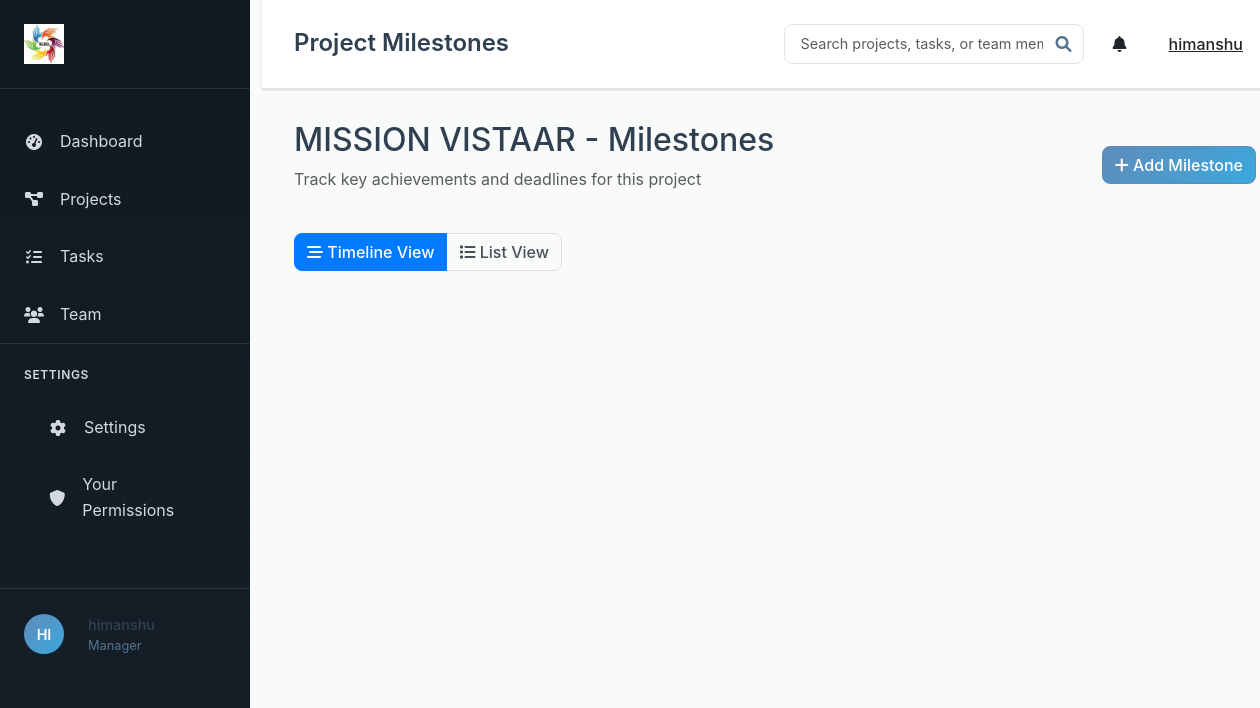
The page /projects/1/milestones (signed in) on the database its author committed.
### models.py (models this page shows, shortened)
class User(UserMixin, db.Model):
    id = db.Column(db.Integer, primary_key=True)
    username = db.Column(db.String(80), unique=True, nullable=False)
    email = db.Column(db.String(120), unique=True, nullable=False)
    password_hash = db.Column(db.String(256), nullable=False)
    role = db.Column(db.String(20), nullable=False, default='User')  # Admin, Manager, User
    created_at = db.Column(db.DateTime, default=lambda: datetime.now(timezone.utc))
    manager_id = db.Column(db.Integer, db.ForeignKey('user.id'), nullable=True)
    skills = db.Column(db.Text)  # JSON string of skills array
    managed_users = db.relationship('User', backref=db.backref('manager', remote_side=[id]), lazy='dynamic')
    projects_created = db.relationship('Project', foreign_keys='Project.created_by_id', backref='creator', lazy='dynamic')
    projects_assigned = db.relationship('Project', secondary='project_assignments', back_populates='assigned_users', lazy='dynamic')
    tasks_created = db.relationship('Task', foreign_keys='Task.created_by_id', backref='creator', lazy='dynamic')
    tasks_assigned = db.relationship('Task', foreign_keys='Task.assigned_to_id', backref='assigned_user', lazy='dynamic')
    comments = db.relationship('Comment', backref='author', lazy='dynamic')
    permissions = db.relationship('UserPermission', backref='user', lazy='dynamic', cascade='all, delete-orphan')
    def get_accessible_projects(self):
        if self.role == 'Admin':
            return Project.query.all()
        elif self.role == 'Manager':
            created = Project.query.filter_by(created_by_id=self.id).all()
            assigned = self.projects_assigned.all()
            return list(set(created + assigned))
        else:
            return self.projects_assigned.all()

class Project(db.Model):
    id = db.Column(db.Integer, primary_key=True)
    title = db.Column(db.String(200), nullable=False)
    description = db.Column(db.Text)
    status = db.Column(db.String(20), default='In Progress')  # Just Started, In Progress, Completed
    progress = db.Column(db.Integer, default=0)  # 0-100%
    deadline = db.Column(db.Date)
    created_at = db.Column(db.DateTime, default=lambda: datetime.now(timezone.utc))
    updated_at = db.Column(db.DateTime, default=lambda: datetime.now(timezone.utc), onupdate=lambda: datetime.now(timezone.utc))
    created_by_id = db.Column(db.Integer, db.ForeignKey('user.id'), nullable=False)
    tasks = db.relationship('Task', backref='project', lazy='dynamic', cascade='all, delete-orphan')
    comments = db.relationship('Comment', backref='project', lazy='dynamic', cascade='all, delete-orphan')
    documents = db.relationship('Document', backref='project', lazy='dynamic', cascade='all, delete-orphan')
    assigned_users = db.relationship('User', secondary='project_assignments', back_populates='projects_assigned')

### routes.py (the view)
@app.route('/projects/<int:project_id>/milestones', methods=['GET'])
@login_required
def project_milestones(project_id):
    project = Project.query.get_or_404(project_id)
    accessible_projects = current_user.get_accessible_projects()
    if project not in accessible_projects:
        abort(403)
    milestones = Milestone.query.filter_by(project_id=project_id).order_by(Milestone.created_at).all()
    return render_template('projects/milestones.html', project=project, milestones=milestones)

### app.py (called while the page is built)
@login_manager.user_loader
def load_user(user_id):
    from models import User
    return User.query.get(int(user_id))

### templates/projects/milestones.html (shortened to what this page needs)
{% extends "base.html" %}
{% block page_title %}Project Milestones{% endblock %}
{% block content %}
<div class="milestones-container">
    <div class="content-header">
        <div class="d-flex justify-content-between align-items-center mb-4">
            <div>
                <h2>{{ project.title }} - Milestones</h2>
                <p class="text-muted">Track key achievements and deadlines for this project</p>
            </div>
            {% if current_user.role in ['Admin', 'Manager'] %}
            <a href="{{ url_for('create_milestone', project_id=project.id) }}" class="btn btn-primary">
                <i class="fas fa-plus"></i> Add Milestone
            </a>
            {% endif %}
        </div>
    </div>
    <div class="view-toggle mb-4">
        <div class="btn-group" role="group">
            <button type="button" class="btn btn-outline-primary active" onclick="switchView('timeline')">
                <i class="fas fa-stream"></i> Timeline View
            </button>
            <button type="button" class="btn btn-outline-primary" onclick="switchView('list')">
                <i class="fas fa-list"></i> List View
            </button>
        </div>
    </div>
    <div id="timeline-view" class="milestones-timeline">
    </div>
</div>
{% endblock %}

### templates/base.html (shortened to what this page needs)
<!DOCTYPE html>
<html lang="en">
<head>
    <link href="https://cdn.jsdelivr.net/npm/bootstrap@5.3.0/dist/css/bootstrap.min.css" rel="stylesheet">
    <link href="https://cdnjs.cloudflare.com/ajax/libs/font-awesome/6.0.0/css/all.min.css" rel="stylesheet">
    <link href="{{ url_for('static', filename='css/style.css') }}" rel="stylesheet">
</head>
<body>
    {% if current_user.is_authenticated %}
    <div class="container-fluid">
        <div class="row">
            <div class="col-md-2 p-0">
                <div class="sidebar">
                    <div class="sidebar-header">
                        <div class="logo">
                            <img src="{{ url_for('static', filename='logo.jpeg') }}" alt="SLRD Logo" style="max-height: 40px; max-width: 120px;">
                        </div>
                    </div>
                    <nav class="sidebar-nav">
                        <ul class="nav flex-column">
                            <li class="nav-item">
                                <a class="nav-link" href="{{ url_for('index') }}">
                                    <i class="fas fa-tachometer-alt"></i> Dashboard
                                </a>
                            </li>
                            <li class="nav-item">
                                <a class="nav-link" href="{{ url_for('projects_list') }}">
                                    <i class="fas fa-project-diagram"></i> Projects
                                </a>
                            </li>
                            <li class="nav-item">
                                <a class="nav-link" href="{{ url_for('tasks_list') }}">
                                    <i class="fas fa-tasks"></i> Tasks
                                </a>
                            </li>
                            {% if current_user.role in ['Admin', 'Manager'] %}
                            <li class="nav-item">
                                <a class="nav-link" href="{{ url_for('team_list') }}">
                                    <i class="fas fa-users"></i> Team
                                </a>
                            </li>
                            {% endif %}
                        </ul>
                        <div class="sidebar-settings">
                            <h6>SETTINGS</h6>
                            <ul class="nav flex-column">
                                <li class="nav-item">
                                    <a class="nav-link" href="{{ url_for('settings') }}">
                                        <i class="fas fa-cog"></i> Settings
                                    </a>
                                </li>
                                <li class="nav-item">
                                    <a class="nav-link" href="{{ url_for('your_permissions') }}">
                                        <i class="fas fa-shield-alt"></i> Your Permissions
                                    </a>
                                </li>
                            </ul>
                        </div>
                    </nav>
                    <div class="sidebar-user">
                        <div class="user-avatar">{{ current_user.username[:2].upper() }}</div>
                        <div class="user-info">
                            <div class="user-name">{{ current_user.username }}</div>
                            <div class="user-role">{{ current_user.role }}</div>
                        </div>
                    </div>
                </div>
            </div>
            <div class="col-md-10 main-content">
                <header class="main-header">
                    <div class="d-flex justify-content-between align-items-center">
                        <h1>{% block page_title %}SLRD Project Management{% endblock %}</h1>
                        <div class="header-actions">
                            <div class="search-box">
                                <input type="text" class="form-control" placeholder="Search projects, tasks, or team members">
                                <i class="fas fa-search"></i>
                            </div>
                            <div class="dropdown">
                                <button class="btn btn-link text-dark" type="button" data-bs-toggle="dropdown">
                                    <i class="fas fa-bell"></i>
                                </button>
                            </div>
                            <div class="dropdown">
                                <button class="btn btn-link text-dark" type="button" data-bs-toggle="dropdown">
                                    {{ current_user.username }}
                                </button>
                            </div>
                        </div>
                    </div>
                </header>
                <div class="content-area">
                    {% block content %}{% endblock %}
                </div>
            </div>
        </div>
    </div>
    {% else %}
    <div class="auth-container">
        {% block auth_content %}{% endblock %}
    </div>
    {% endif %}
</body>
</html>

### static/css/style.css (style rules this page uses)
:root { --primary-color: 210 40% 55%; --secondary-color: 210 25% 45%; --success-color: 135 60% 50%; --warning-color: 45 95% 60%; --danger-color: 0 70% 55%; --info-color: 200 70% 55%; --dark-bg: 210 30% 12%; --dark-sidebar: 210 35% 10%; --dark-card: 210 25% 15%; --dark-border: 210 20% 20%; --dark-text: 210 15% 85%; --light-text: 210 10% 95%; --light-bg: 210 11% 98%; --light-card: 0 0% 100%; --light-border: 210 15% 90%; --light-text: 210 25% 25%; --shadow-sm: 0 1px 3px 0 rgba(0, 0, 0, 0.1), 0 1px 2px 0 rgba(0, 0, 0, 0.06); --shadow-md: 0 4px 6px -1px rgba(0, 0, 0, 0.1), 0 2px 4px -1px rgba(0, 0, 0, 0.06); --shadow-lg: 0 10px 15px -3px rgba(0, 0, 0, 0.1), 0 4px 6px -2px rgba(0, 0, 0, 0.05); --border-radius: 8px; --border-radius-lg: 12px; --spacing-xs: 0.25rem; --spacing-sm: 0.5rem; --spacing-md: 1rem; --spacing-lg: 1.5rem; --spacing-xl: 2rem; }
body { font-family: -apple-system, BlinkMacSystemFont, 'Segoe UI', Roboto, 'Helvetica Neue', Arial, sans-serif; background-color: hsl(var(--light-bg)); color: hsl(var(--light-text)); line-height: 1.6; }
.sidebar { background: linear-gradient(180deg, hsl(var(--dark-sidebar)) 0%, hsl(var(--dark-bg)) 100%); min-height: 100vh; padding: 0; position: fixed; width: 250px; z-index: 1000; color: hsl(var(--light-text)); }
.sidebar-header { padding: var(--spacing-lg); border-bottom: 1px solid hsl(var(--dark-border)); }
.logo { display: flex; align-items: center; gap: var(--spacing-md); }
.sidebar-nav { padding: var(--spacing-lg) 0; flex: 1; }
.sidebar-nav .nav-link { color: hsl(var(--dark-text)); padding: var(--spacing-md) var(--spacing-lg); border: none; transition: all 0.3s ease; display: flex; align-items: center; gap: var(--spacing-md); }
.sidebar-nav .nav-link i { width: 20px; text-align: center; }
.sidebar-settings { padding: var(--spacing-lg); border-top: 1px solid hsl(var(--dark-border)); }
.sidebar-settings h6 { color: hsl(var(--dark-text)); font-size: 0.75rem; font-weight: 600; text-transform: uppercase; letter-spacing: 0.05em; margin-bottom: var(--spacing-md); }
.sidebar-user { padding: var(--spacing-lg); border-top: 1px solid hsl(var(--dark-border)); display: flex; align-items: center; gap: var(--spacing-md); }
.user-avatar { width: 40px; height: 40px; border-radius: 50%; background: linear-gradient(135deg, hsl(var(--primary-color)) 0%, hsl(var(--info-color)) 100%); display: flex; align-items: center; justify-content: center; color: white; font-weight: 600; font-size: 0.9rem; }
.user-info { flex: 1; }
.user-name { color: hsl(var(--light-text)); font-weight: 500; font-size: 0.9rem; }
.user-role { color: hsl(var(--dark-text)); font-size: 0.8rem; }
.main-content { margin-left: 250px; min-height: 100vh; background-color: hsl(var(--light-bg)); }
.main-header { background: hsl(var(--light-card)); padding: var(--spacing-lg) var(--spacing-xl); border-bottom: 1px solid hsl(var(--light-border)); box-shadow: var(--shadow-sm); }
.main-header h1 { color: hsl(var(--light-text)); font-size: 1.5rem; font-weight: 600; margin: 0; }
.header-actions { display: flex; align-items: center; gap: var(--spacing-md); }
.search-box { position: relative; }
.search-box input { padding-right: 40px; width: 300px; border: 1px solid hsl(var(--light-border)); border-radius: var(--border-radius); }
.search-box i { position: absolute; right: 12px; top: 50%; transform: translateY(-50%); color: hsl(var(--secondary-color)); }
.content-area { padding: var(--spacing-xl); }
.form-control { border: 1px solid hsl(var(--light-border)); border-radius: var(--border-radius); padding: var(--spacing-sm) var(--spacing-md); font-size: 0.9rem; transition: border-color 0.2s ease, box-shadow 0.2s ease; }
.user-info { margin-left: var(--spacing-sm); }
.user-name { font-weight: 500; color: hsl(var(--light-text)); }
.user-role { font-size: 0.8rem; color: hsl(var(--secondary-color)); }
.btn { border-radius: var(--border-radius); font-weight: 500; transition: all 0.2s ease; border: 1px solid transparent; }
.btn-primary { background: linear-gradient(135deg, hsl(var(--primary-color)) 0%, hsl(var(--info-color)) 100%); border-color: hsl(var(--primary-color)); color: white; }
.btn-outline-primary { border-color: hsl(var(--primary-color)); color: hsl(var(--primary-color)); }

### templates/projects/milestones.html (style rules this page uses)
.milestones-timeline { padding: 20px 0; }
.view-toggle .btn-group .btn { border-color: var(--border-color, #dee2e6); color: var(--text-primary, #495057); }
.view-toggle .btn-group .btn.active { background-color: #007bff; border-color: #007bff; color: white; }

### rows shown on the page
User: username "HI", username "himanshu", role "Manager"
Project: title "MISSION VISTAAR"
